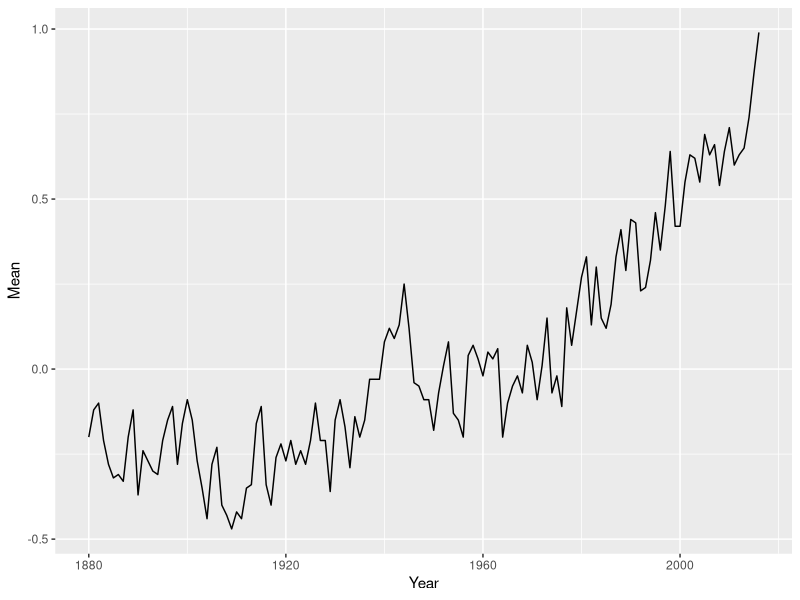

Generate this figure with R:
## ---- chunk 1
knitr::opts_chunk$set(collapse = TRUE)
library(tidyverse)
## ---- chunk 2
temperature <- read_csv("annual_temp.csv")
ggplot(filter(temperature, Source=="GISTEMP"), aes(x=Year, y=Mean)) + geom_line()
